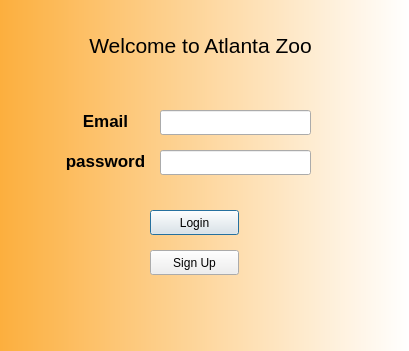
<?xml version="1.0" encoding="UTF-8"?>
<ui version="4.0">
 <class>Dialog</class>
 <widget class="QDialog" name="Dialog">
  <property name="geometry">
   <rect>
    <x>0</x>
    <y>0</y>
    <width>409</width>
    <height>351</height>
   </rect>
  </property>
  <property name="windowTitle">
   <string>Dialog</string>
  </property>
  <property name="styleSheet">
   <string notr="true">QDialog{
	background-color:qlineargradient(spread:pad, x1:0, y1:0, x2:1, y2:0, stop:0 rgba(252, 175, 62, 255), stop:1 rgba(255, 255, 255, 255));
}</string>
  </property>
  <widget class="QLabel" name="title_label">
   <property name="geometry">
    <rect>
     <x>50</x>
     <y>30</y>
     <width>301</width>
     <height>31</height>
    </rect>
   </property>
   <property name="font">
    <font>
     <pointsize>16</pointsize>
    </font>
   </property>
   <property name="text">
    <string>Welcome to Atlanta Zoo</string>
   </property>
   <property name="alignment">
    <set>Qt::AlignCenter</set>
   </property>
  </widget>
  <widget class="QLabel" name="email_label">
   <property name="geometry">
    <rect>
     <x>60</x>
     <y>110</y>
     <width>91</width>
     <height>21</height>
    </rect>
   </property>
   <property name="font">
    <font>
     <pointsize>13</pointsize>
     <weight>75</weight>
     <bold>true</bold>
    </font>
   </property>
   <property name="text">
    <string>Email</string>
   </property>
   <property name="alignment">
    <set>Qt::AlignCenter</set>
   </property>
  </widget>
  <widget class="QLabel" name="password_label">
   <property name="geometry">
    <rect>
     <x>60</x>
     <y>150</y>
     <width>91</width>
     <height>21</height>
    </rect>
   </property>
   <property name="font">
    <font>
     <pointsize>13</pointsize>
     <weight>75</weight>
     <bold>true</bold>
    </font>
   </property>
   <property name="text">
    <string>password</string>
   </property>
   <property name="alignment">
    <set>Qt::AlignCenter</set>
   </property>
  </widget>
  <widget class="QLineEdit" name="log_email_line">
   <property name="geometry">
    <rect>
     <x>160</x>
     <y>110</y>
     <width>151</width>
     <height>25</height>
    </rect>
   </property>
  </widget>
  <widget class="QLineEdit" name="log_pass_line">
   <property name="geometry">
    <rect>
     <x>160</x>
     <y>150</y>
     <width>151</width>
     <height>25</height>
    </rect>
   </property>
  </widget>
  <widget class="QPushButton" name="login_button">
   <property name="geometry">
    <rect>
     <x>150</x>
     <y>210</y>
     <width>89</width>
     <height>25</height>
    </rect>
   </property>
   <property name="text">
    <string>Login</string>
   </property>
  </widget>
  <widget class="QPushButton" name="signup_button">
   <property name="geometry">
    <rect>
     <x>150</x>
     <y>250</y>
     <width>89</width>
     <height>25</height>
    </rect>
   </property>
   <property name="text">
    <string>Sign Up</string>
   </property>
  </widget>
 </widget>
 <resources/>
 <connections/>
</ui>
